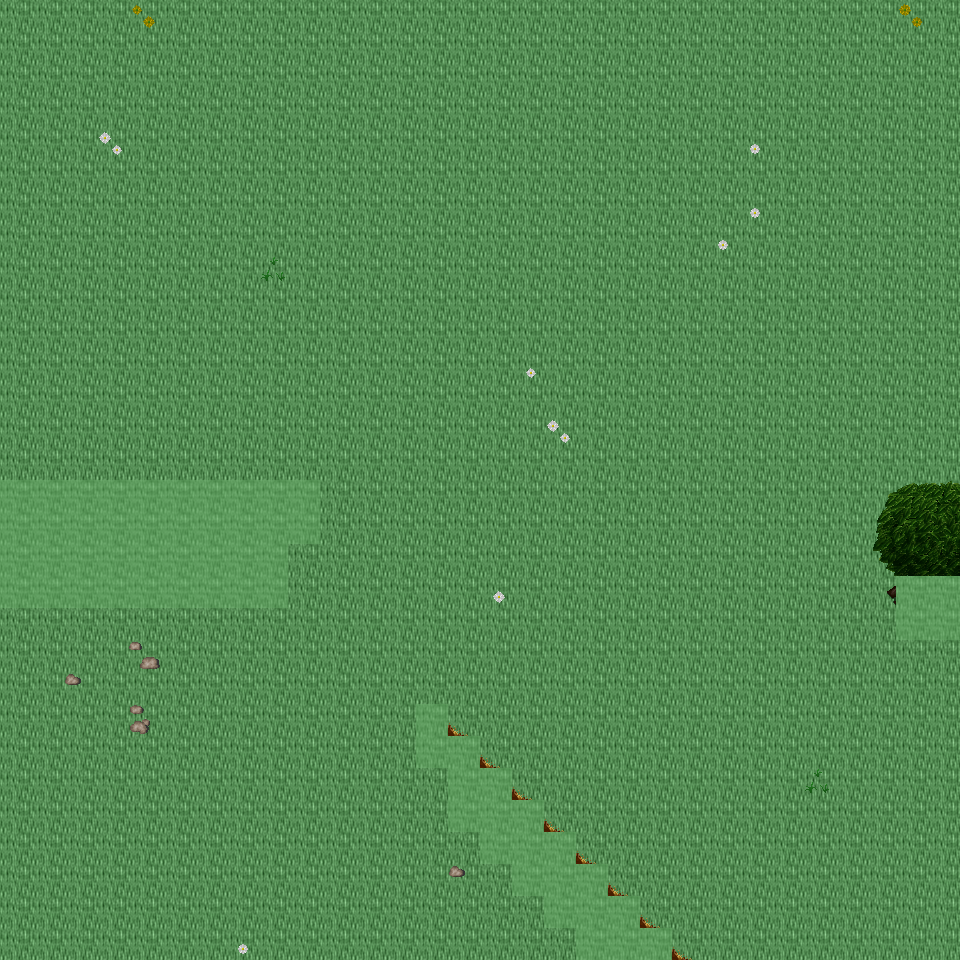

Rendered tile map (Tiled .tmx) drawn with the repository's tilesets; below, a short description and the map source with its tile grids summarised:
An orthogonal 30x30 tile map with 32x32 px tiles, 6 tile layers (Ground, Object, Object2, Above, ...), 24 tilesets and 5 objects (5x mapExit).

<map version="1.0" orientation="orthogonal" renderorder="right-down" width="30" height="30" tilewidth="32" tileheight="32" nextobjectid="6">
  <tileset firstgid="1" name="tileset_ground_ground" tilewidth="32" tileheight="32" tilecount="33" columns="3">
    <image source="../drawable/tileset_ground_ground.png" width="96" height="352" />
  </tileset>
  <tileset firstgid="34" name="tileset_ground_ridge_earth_dark" tilewidth="32" tileheight="32" tilecount="96" columns="12">
    <image source="../drawable/tileset_ground_ridge_earth_dark.png" width="384" height="256" />
  </tileset>
  <tileset firstgid="130" name="tileset_ground_grass_edges" tilewidth="32" tileheight="32" tilecount="36" columns="12">
    <image source="../drawable/tileset_ground_grass_edges.png" width="384" height="96" />
  </tileset>
  <tileset firstgid="166" name="tileset_ground_water_pool" tilewidth="32" tileheight="32" tilecount="72" columns="3">
    <image source="../drawable/tileset_ground_water_pool.png" width="96" height="768" />
  </tileset>
  <tileset firstgid="238" name="tileset_plant_flower_daisy_white" tilewidth="32" tileheight="32" tilecount="8" columns="2">
    <image source="../drawable/tileset_plant_flower_daisy_white.png" width="64" height="128" />
  </tileset>
  <tileset firstgid="246" name="tileset_ground_rock_pebbles" tilewidth="32" tileheight="32" tilecount="3" columns="1">
    <image source="../drawable/tileset_ground_rock_pebbles.png" width="32" height="96" />
  </tileset>
  <tileset firstgid="249" name="tileset_plant_grasses" tilewidth="32" tileheight="32" tilecount="6" columns="3">
    <image source="../drawable/tileset_plant_grasses.png" width="96" height="64" />
  </tileset>
  <tileset firstgid="255" name="tileset_plant_flower_daisy_yellow" tilewidth="32" tileheight="32" tilecount="8" columns="2">
    <image source="../drawable/tileset_plant_flower_daisy_yellow.png" width="64" height="128" />
  </tileset>
  <tileset firstgid="263" name="tileset_ground_grass_corners" tilewidth="32" tileheight="32" tilecount="24" columns="6">
    <image source="../drawable/tileset_ground_grass_corners.png" width="192" height="128" />
  </tileset>
  <tileset firstgid="287" name="tileset_plant_tree_tree_darkgreen" tilewidth="32" tileheight="32" tilecount="88" columns="8">
    <image source="../drawable/tileset_plant_tree_tree_darkgreen.png" width="256" height="352" />
  </tileset>
  <tileset firstgid="375" name="tileset_plant_flower_daisy_blue" tilewidth="32" tileheight="32" tilecount="8" columns="2">
    <image source="../drawable/tileset_plant_flower_daisy_blue.png" width="64" height="128" />
  </tileset>
  <tileset firstgid="383" name="tileset_plant_flower_daisy_red" tilewidth="32" tileheight="32" tilecount="8" columns="2">
    <image source="../drawable/tileset_plant_flower_daisy_red.png" width="64" height="128" />
  </tileset>
  <tileset firstgid="391" name="tileset_ground_earth_edges" tilewidth="32" tileheight="32" tilecount="18" columns="6">
    <image source="../drawable/tileset_ground_earth_edges.png" width="192" height="96" />
  </tileset>
  <tileset firstgid="409" name="tileset_ground_water_waterfall" tilewidth="32" tileheight="32" tilecount="120" columns="8">
    <image source="../drawable/tileset_ground_water_waterfall.png" width="256" height="480" />
  </tileset>
  <tileset firstgid="529" name="tileset_logic_creature_elf" tilewidth="32" tileheight="32" tilecount="16" columns="8">
    <image source="../drawable/tileset_logic_creature_elf.png" width="256" height="64" />
  </tileset>
  <tileset firstgid="545" name="tileset_logic_item_resources" tilewidth="32" tileheight="32" tilecount="6" columns="6">
    <image source="../drawable/tileset_logic_item_resources.png" width="192" height="32" />
  </tileset>
  <tileset firstgid="551" name="tileset_logic_creature_animal" tilewidth="32" tileheight="32" tilecount="32" columns="8">
    <image source="../drawable/tileset_logic_creature_animal.png" width="256" height="128" />
  </tileset>
  <tileset firstgid="583" name="tileset_logic_collision" tilewidth="32" tileheight="32" tilecount="1" columns="1">
    <image source="../drawable/tileset_logic_collision.png" width="32" height="32" />
  </tileset>
  <tileset firstgid="584" name="tileset_object_suspension_bridge" tilewidth="32" tileheight="32" tilecount="24" columns="3">
    <image source="../drawable/tileset_object_suspension_bridge.png" width="96" height="256" />
  </tileset>
  <tileset firstgid="608" name="tileset_logic_creature_elemental" tilewidth="32" tileheight="32" tilecount="16" columns="8">
    <image source="../drawable/tileset_logic_creature_elemental.png" width="256" height="64" />
  </tileset>
  <tileset firstgid="624" name="tileset_ground_rock_rocks_3" tilewidth="32" tileheight="32" tilecount="16" columns="4">
    <image source="../drawable/tileset_ground_rock_rocks_3.png" width="128" height="128" />
  </tileset>
  <tileset firstgid="640" name="tileset_object_rotating_crystal" tilewidth="32" tileheight="32" tilecount="48" columns="8">
    <image source="../drawable/tileset_object_rotating_crystal.png" width="256" height="192" />
  </tileset>
  <tileset firstgid="688" name="tileset_light_white_1x1" tilewidth="32" tileheight="32" tilecount="1" columns="1">
    <image source="../drawable/tileset_light_white_1x1.png" width="32" height="32" />
  </tileset>
  <tileset firstgid="689" name="tileset_light_light_5x5" tilewidth="32" tileheight="32" tilecount="25" columns="5">
    <image source="../drawable/tileset_light_light_5x5.png" width="160" height="160" />
  </tileset>
  <layer name="Ground" width="30" height="30">
    <data>[900 cells, 900 non-empty, 1 distinct tile ids]</data>
  </layer>
  <layer name="Object" width="30" height="30">
    <data>[900 cells, 84 non-empty, 33 distinct tile ids]</data>
  </layer>
  <layer name="Object2" width="30" height="30">
    <data>[900 cells, 0 non-empty, 0 distinct tile ids]</data>
  </layer>
  <layer name="Above" width="30" height="30">
    <data>[900 cells, 11 non-empty, 11 distinct tile ids]</data>
  </layer>
  <layer name="Above2" width="30" height="30">
    <data>[900 cells, 0 non-empty, 0 distinct tile ids]</data>
  </layer>
  <layer name="Walkable" width="30" height="30">
    <data>[900 cells, 62 non-empty, 1 distinct tile ids]</data>
  </layer>
  <objectgroup name="MapEvents">
    <object id="1" name="north" type="mapExit" x="0" y="0" width="960" height="32">
      <properties>
        <property name="map" value="level_0_x136_y93" />
        <property name="x" value="0" />
        <property name="y" value="28" />
      </properties>
    </object>
    <object id="2" name="south" type="mapExit" x="0" y="928" width="576" height="32">
      <properties>
        <property name="map" value="level_0_x136_y95" />
        <property name="x" value="0" />
        <property name="y" value="1" />
      </properties>
    </object>
    <object id="3" name="south2" type="mapExit" x="672" y="928" width="288" height="32">
      <properties>
        <property name="map" value="level_0_x136_y95" />
        <property name="x" value="21" />
        <property name="y" value="1" />
      </properties>
    </object>
    <object id="4" name="east" type="mapExit" x="928" y="0" width="32" height="576">
      <properties>
        <property name="map" value="level_0_x137_y94" />
        <property name="x" value="1" />
        <property name="y" value="0" />
      </properties>
    </object>
    <object id="5" name="east2" type="mapExit" x="928" y="640" width="32" height="320">
      <properties>
        <property name="map" value="level_0_x137_y94" />
        <property name="x" value="1" />
        <property name="y" value="20" />
      </properties>
    </object>
  </objectgroup>
</map>
